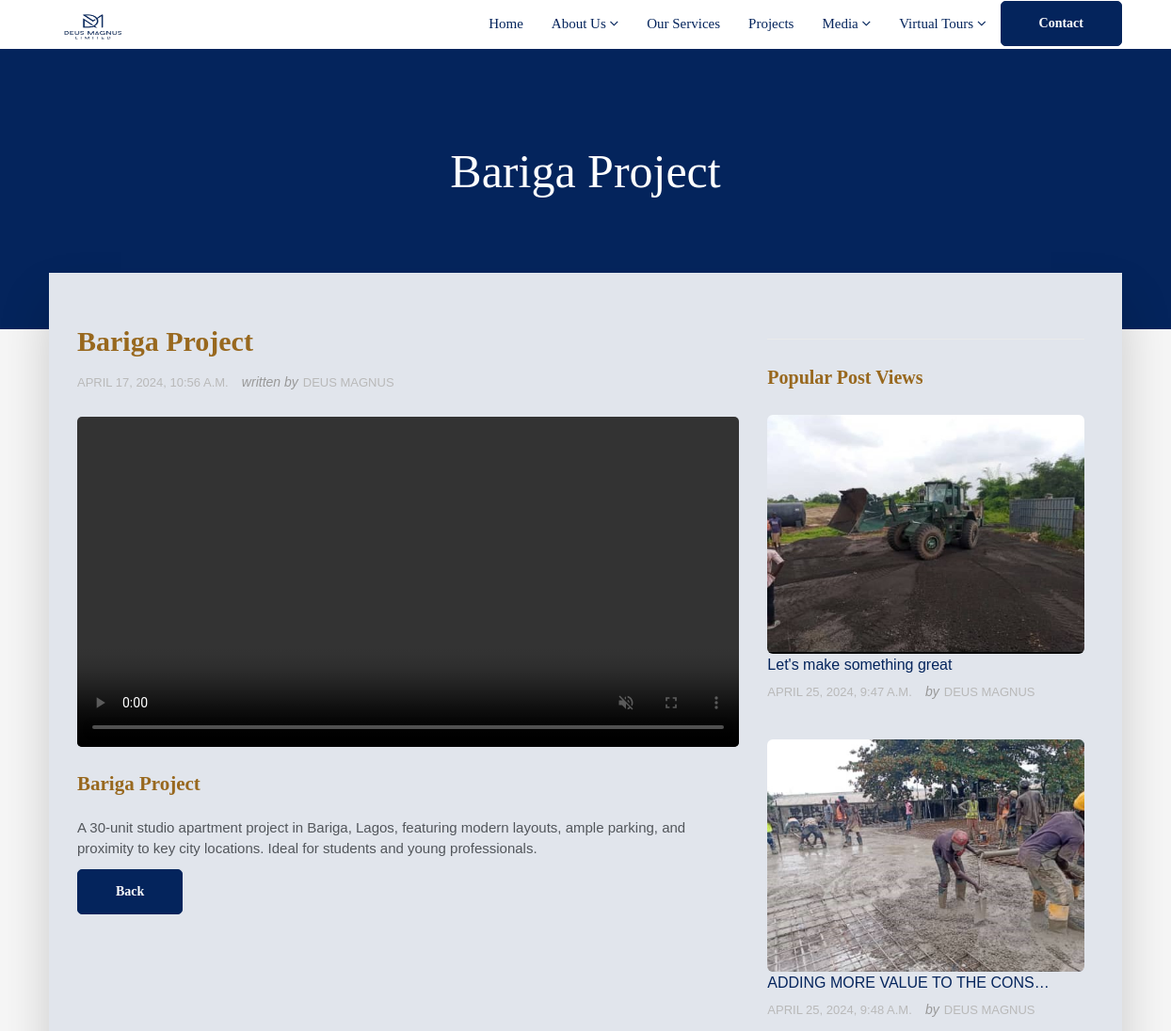
The page /article/3/ (upper part) on the database as committed earlier.
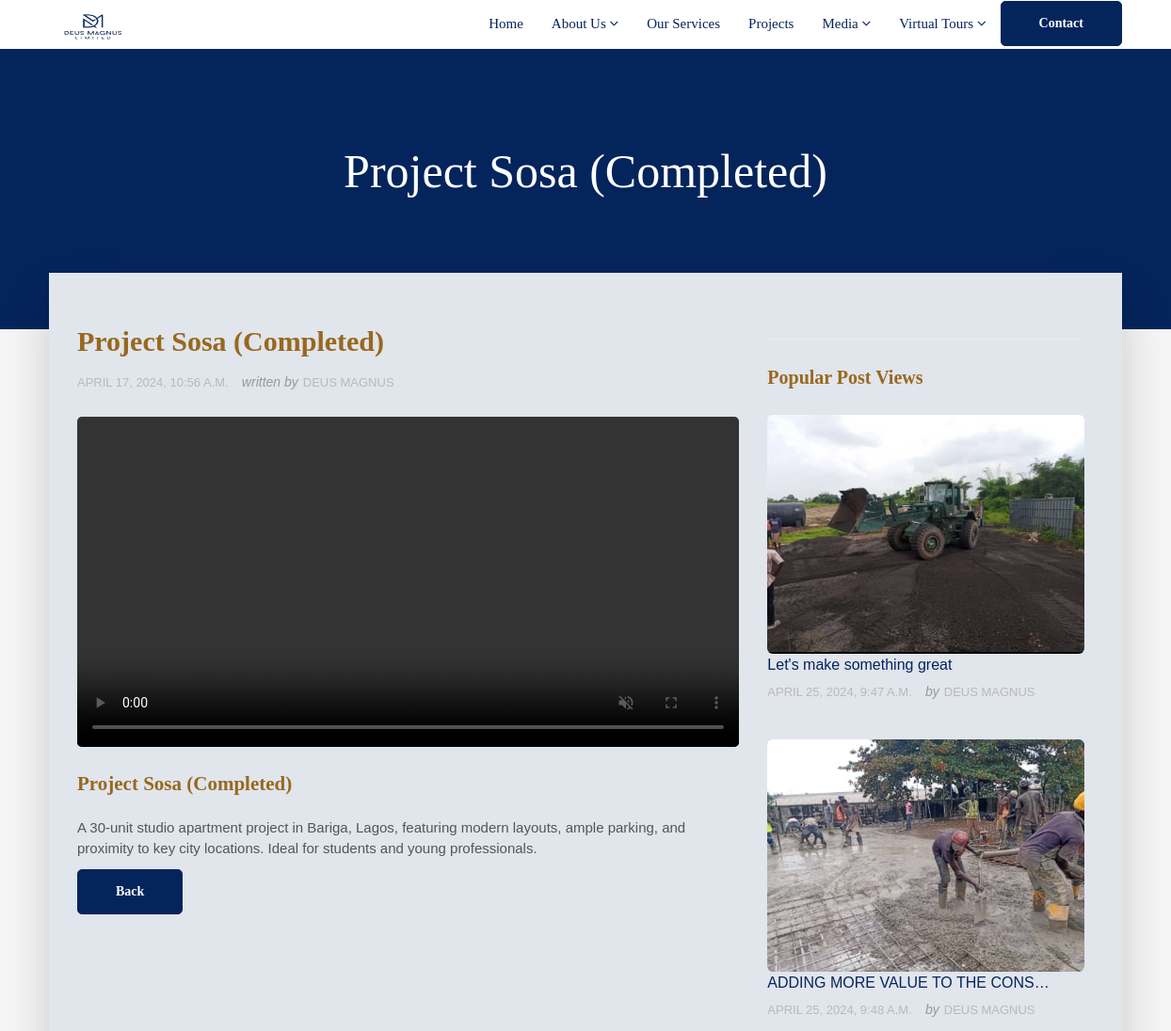
The same page on the database as committed later.
### deus_magnus/models.py (models this page shows, shortened)
class DeusMagnusMainPost(models.Model):
    deus_magnus_title = models.CharField(max_length=255, blank=True, null=True)
    deus_magnus_status = models.CharField(max_length=255, blank=True, null=True)
    deus_magnus_description = models.TextField()
    deus_magnus_slug = models.SlugField (max_length=255,blank=True, null=True)
    deus_manus_video = models.FileField(upload_to='videos/')
    deus_magnus_publish_date = models.DateTimeField (auto_now_add= True)
    deus_magnus_author = models.ForeignKey(User, on_delete=models.CASCADE)
    class Meta:
        ordering =['-deus_magnus_publish_date']

class VideoSubImage(models.Model):
    video_sub_title = models.CharField(max_length=200, blank=True, null=True)
    video_sub_description = models.TextField()
    video_sub_slug = models.SlugField (max_length=255,blank=True, null=True)
    video_sub_image = models.ImageField(upload_to='video_sub_images/')
    video_sub_publish_date = models.DateTimeField (auto_now_add= True)
    video_sub_author = models.ForeignKey(User, on_delete=models.CASCADE)
    class Meta:
        ordering =['video_sub_publish_date']

### deus_magnus/views.py (the view, shortened to what this page needs)
# urls.py: path('article/<int:pk>/', ArticleDetailView.as_view(), name="detail"),
class ArticleDetailView(DetailView):
    model = DeusMagnusMainPost
    template_name = 'deus_magnus/article_detail.html'
    def get_context_data(self, **kwargs):
        context = super().get_context_data(**kwargs)
        context['sub_v_imgs'] = VideoSubImage.objects.all()
        return context

### templates/deus_magnus/article_detail.html (shortened to what this page needs)
{% extends "base.html" %}
{% load static %}
{% block content%}
<section class="section db p120">
    <div class="container">
        <div class="row">
            <div class="col-md-12"><br><br>
                <div class="tagline-message page-title text-center">
                    <h1 style="color:fff;font-family: Georgia;font-size:50px;">{{ object.deus_magnus_title }}</h1>
                </div>
            </div>
        </div>
    </div>
</section>
<section class="section gb nopadtop">
    <div class="container">
        <div class="boxed">
            <div class="row">
                <div class="col-md-8">
                    <div class="content blog-list">
                        <div class="blog-wrapper clearfix">
                            <div class="blog-meta">
                                <h3 style="color: #98681e;font-family: Georgia;">{{ object.deus_magnus_title }}</h3>
                                <ul class="list-inline">
                                    <li>{{ object.deus_magnus_publish_date }}</li>
                                    <li><span>written by</span>Deus Magnus</li>
                                </ul>
                            </div>
                            <div class="blog-media">
                                <video autoplay muted playsinline loop width="100%"style="border-radius: 5px;" controls >
                                    <source src="{{ object.deus_manus_video.url }}" type="video/mp4">
                                </video>
                            </div>
                            <div class="blog-desc-big">
                                <p style="color: #98681e;font-family: Georgia;"class="lead">{{ object.deus_magnus_title }}</p>
                                <p>{{ object.deus_magnus_description }}</p>
                            </div>
                        </div>
                        <div class="btn-wrapper">
                            <a href=""onclick="history.back(); return false;" class="btn btn-primary"style="border-radius: 5px;font-family: Georgia;"> Back </a>
                        </div>
                    </div>
                </div>
                <div class="sidebar col-md-4">
                    <div class="widget clearfix">
                    </div>
                    <div class="widget clearfix">
                        <h3 style="color: #98681e;" class="widget-title">Popular Post Views</h3>
                            <div class="post-widget">
                                {% for sub_v_img in sub_v_imgs %}
                                <div class="media">
                                    <a href="{% url 'sub_video_img_detail' pk=sub_v_img.pk %}">
                                    <img src="{{ sub_v_img.video_sub_image.url }}"height="20px" alt="" class="img-responsive alignleft img-rounded">
                                    </a>
                                    <div class="media-body">
                                        <h5 class="mt-0"><a href="{% url 'sub_video_img_detail' pk=sub_v_img.pk %}">{{ sub_v_img.video_sub_title|truncatechars:30 }}</a></h5>
                                        <div class="blog-meta">
                                            <ul class="list-inline">
                                                <li>{{ sub_v_img.video_sub_publish_date }}</li>
                                                <li><span>by</span>Deus Magnus</li>
                                            </ul>
                                        </div>
                                    </div>
                                </div>
                                {% endfor %}
                            </div>
                    </div>
                </div>
            </div>
        </div>
    </div>
</section>
{% endblock %}

### templates/base.html (shortened to what this page needs)
{% load static %}
<head>
    <link href="{% static 'vendor/bootstrap/css/bootstrap.min.css' %}" rel="stylesheet">
	<link rel="stylesheet" href="{% static 'css/bootstrap.min.css' %}">
    <link rel="stylesheet" href="{% static 'css/font-awesome.min.css' %}">
    <link rel="stylesheet" href="{% static 'css/carousel.css' %}">
    <link rel="stylesheet" href="{% static 'css/animate.css' %}">
    <link rel="stylesheet" href="{% static 'css/style.css' %}">
</head>
<body>
    <div id="wrapper">
<header class="header">
    <div class="container">
        <nav class="navbar navbar-default yamm">
            <div class="navbar-header">
                    <div class="logo-normal">
                        <a class="navbar-brand" href="{% url 'home' %}"style="margin-bottom:2px;"><img src="{% static 'images/logo.png'%}"width="86" height="57" alt=""></a>
                    </div>
            </div>
            <div id="navbar" class="navbar-collapse collapse">
                <ul class="nav navbar-nav navbar-right">
                    <li><a href="{% url 'home' %}">Home</a></li>
                    <li class="dropdown hassubmenu">
                        <a href="#" class="dropdown-oggle" data-toggle="dropdown" role="button"aria-expanded="false">About Us <span class="fa fa-angle-down"></span></a>
                    </li>
                    <li><a href="{% url 'services'%}">Our Services</a></li>
                    <li><a href="{% url 'projects'%}">Projects</a></li>
                    <li class="dropdown hassubmenu">
                        <a href="#" class="dropdown-oggle" data-toggle="dropdown" role="button"aria-expanded="false">Media <span class="fa fa-angle-down"></span></a>
                    </li>
                    <li class="dropdown hassubmenu">
                        <a href="#" class="dropdown-oggle" data-toggle="dropdown" role="button"aria-expanded="false">Virtual Tours <span class="fa fa-angle-down"></span></a>
                    </li>
                    <a href="{% url 'contact' %}" class="btn btn-primary py-4 px-lg-5 d-none d-lg-block"style="margin-top:1px; border-radius: 5px; font-family:Georgia">Contact </i></a>
                </ul>
            </div>
        </nav>
    </div>
</header>
        {% block content %}
        {% endblock  %}
</div>
</body>
</html>

### static/css/style.css (style rules this page uses)
body { background-color: #f9f9f9ab; line-height: 1.5; font-size: 15px; color: #52565b; font-family: "Heebo", sans-serif; position: static; font-weight: 400; }
body, p, li, a { font-family:'Nunito',sans-serif; }
.course-details h4 a, .readmore, .testimonial strong, h1, h2, h3, h4, h5, h6 { color: #04245c; }
h1, h2, h3, h4, h5, h6 { line-height: 1.5; font-family:sans-serif; }
.cop-logo img, a { color: #04245c; text-decoration: none !important; -webkit-transition: all ease 0.3s; -moz-transition: all ease 0.3s; transition: all ease 0.3s; }
.header { position: static; z-index: 111; left: 0; top: 0; right: 0; padding: 0; background-color: transparent; text-decoration: none !important; -webkit-transition: all .3s ease-in-out; -moz-transition: all .3s ease-in-out; -ms-transition: all .3s ease-in-out; -o-transition: all .3s ease-in-out; transition: all .3s ease-in-out; }
.navbar-default { margin: 0; background-color: transparent; background: none; border: 0; }
.navbar-default .nav>li>a { color: #04245c !important; text-transform: capitalize; font-size: 15px; font-weight: 500; outline: none; font-family:Georgia; }
.navbar-brand img { margin: 0 !important; }
.navbar-brand { padding: 0 10px 0 0; }
audio, canvas, progress, video { display: block; margin: 0; padding: 0; }
video { display: block; margin: 0; padding: 0; }
.yamm .nav, .yamm .collapse, .yamm .dropup, .yamm .dropdown { position:static; }
.yamm .dropdown { position: relative; }
.yamm ul { padding: 0; }
.boxed { box-shadow: 0 30px 50px 0 rgba(1, 1, 1, 0.18); padding: 4rem 4rem 1rem; background-color: #e1e5ec; margin-top: -60px; padding-left: 30px; }
.section { background-color: #ffffff; padding: 1rem 0; position: relative; display: block; padding-top: 28px; }
.section.gb { background-color: #f6f6f6; }
.section.db { background-color: #04245c; }
.nopadtop { padding-top: 0 !important; }
.sidebar .widget { margin-bottom: 30px; padding-bottom: 30px; border-bottom: 1px solid #eaeaea; }
.sidebar .widget-title { font-weight: 600; color: #000000; }
.sidebar .alignleft { float: left; margin-right: 20px; }
.sidebar .mt-0 { font-size: 16px; padding: 0; margin-bottom: 5px; margin-top: 0; }
.sidebar .media { display: block; margin-bottom: 30px; }
.blog-list { padding-bottom: 30px; margin-bottom: 30px; }
.blog-meta .list-inline li span { font-style: italic; color: #999; text-transform: none; letter-spacing: 0; font-size: 14px; padding-right: 5px; }
.blog-meta h3 { padding: 0; margin: 10px 0; font-size: 30px; font-weight: 700; }
.blog-meta small, .blog-meta .list-inline li, .blog-meta .list-inline li a { font-size: 13px; font-weight: 500; text-transform: uppercase; color: #000; }
.blog-meta .list-inline li { color: #b9b9b9; letter-spacing: 0; }
.blog-media { display: block; margin: 25px 0; }
.blog-desc-big .lead { color: #000000; font-weight: 600; }
.header { position: sticky; top: 0; z-index: 1000; background-color:#fff; }
.p120 { padding-bottom: 120px !important; }
.widget-title { color: #fff; font-size: 20px; padding: 0 0 30px; margin: 0; font-family:Georgia; line-height: 1; }
.btn { border-radius: 0; font-size: 14px; border: 1px solid #fff; font-weight: bold; color: #ffffff !important; padding: 13px 40px; text-transform: capitalize; }
.cb, .box .event-desc small, .pagination a, .pagination>.active>a, .pagination>.active>a:focus, .pagination>.active>a:hover, .pagination>.active>span, .pagination>.active>span:focus, .pagination>.active>span:hover, .tags-widget a, .owl-theme-01 .owl-nav [class*="owl-"]:hover, .yamm .dropdown-menu li:hover .menu-button, .yamm .dropdown-menu li .menu-button, mark, .bgcolor1, .image-wrap:before, .image-wrap:after, .btn-primary { border-color: #04245c; background-color: #04245c; box-shadow: inset 0 0 0 0 #98681e; -webkit-transition: all ease 0.5s; -moz-transition: all ease 0.5s; transition: all ease 0.5s; }

Rows that differ between the two databases and show on the page:
changed DeusMagnusMainPost: deus_magnus_title "Bariga Project" → "Project Sosa (Completed)"
